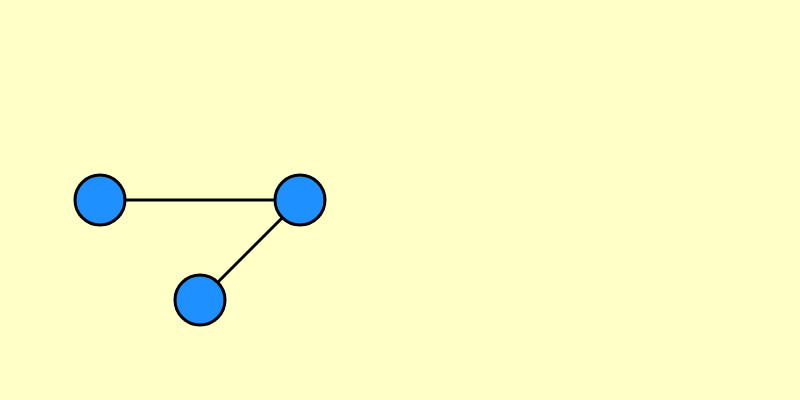
Frame 1 (no input)
Frame 60 (no input): identical to frame 1, image omitted
Frame 120 (the mouse pressed at the canvas centre since frame 60): identical to frame 1, image omitted

The p5.js sketch that drew this single still picture (run headless with seeded random() and noise() and a simulated clock; from frame 60 on, the mouse is pressed at the canvas centre):

// p5.js sketch
// ── sketch.js
vertices = [{
		x: 100,
		y: 200,
		overBox: false,
		locked: false,
		id: 0
	},
	{
		x: 300,
		y: 200,
		overBox: false,
		locked: false,
		id: 1
	},
	{
		x: 200,
		y: 300,
		overBox: false,
		locked: false,
		id: "ez egy kurvahosszu szoveg aminek ki kell fernie !!!!!"
	}
]

edges = [{
		a: vertices[0],
		b: vertices[1]
	},
	{
		a: vertices[1],
		b: vertices[2]
	}
]


var r = 50;
var xOffset = 0.0;
var yOffset = 0.0;
var overSomething = false

function setup() {
	createCanvas(800, 400);
	strokeWeight(3);
	textAlign(LEFT);
}

function draw() {
	background(255, 255, 200);
	overSomething = false;

	edges.forEach(function(edge) {
		stroke(0);
		line(edge.a.x, edge.a.y, edge.b.x, edge.b.y);
	});

	vertices.forEach(function(vertex) {

		var dx = vertex.x - mouseX;
		var dy = vertex.y - mouseY;
		if (dx * dx + dy * dy < r * r / 2) {
			if (!overSomething) {
				vertex.overBox = true;
				overSomething = true;
			}
			text(vertex.id, 20, 20);
			stroke(255, 156, 0);
		} else {
			stroke(0);
			fill(30, 144, 255);
			vertex.overBox = false;
		}
		ellipse(vertex.x, vertex.y, r, r);
	});
}

function mousePressed() {
	vertices.forEach(function(vertex) {
		if (vertex.overBox) {
			vertex.locked = true;
			fill(255, 0, 0);
			xOffset = mouseX - vertex.x;
			yOffset = mouseY - vertex.y;
			return;
		} else {
			vertex.locked = false;
		}

	});
}

function mouseDragged() {
	vertices.forEach(function(vertex) {
		if (vertex.locked) {
			vertex.x = mouseX - xOffset;
			vertex.y = mouseY - yOffset;
		}
	});
}

function mouseReleased() {
	vertices.forEach(function(vertex) {
		vertex.locked = false;
	});
}
